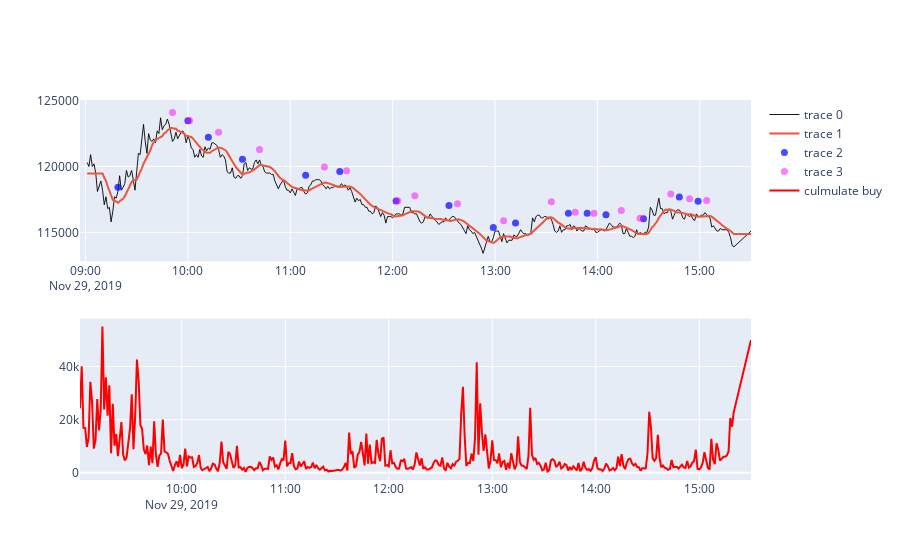

Notebook code cell kept with this figure:
### Code cell
show_graph(*get_indexes('find_peaks'))

### Figure 1 — Plotly figure (JSON) as saved in the notebook; plotly's stock layout.template omitted (floating-point values rounded to 4 significant figures; data arrays with more than 128 entries replaced by an {"elided": "..."} marker saying what was removed)
{"data": [{"line": {"color": "black", "width": 1}, "mode": "lines", "opacity": 0.9, "type": "scatter", "x": {"elided": "381 str values"}, "y": {"elided": "381 int values"}}, {"mode": "lines", "opacity": 1, "type": "scatter", "x": {"elided": "381 str values"}, "y": {"elided": "381 int values"}}, {"marker": {"color": "blue", "size": 7}, "mode": "markers", "opacity": 0.7, "type": "scatter", "x": ["2019-11-29T09:19:00", "2019-11-29T10:00:00", "2019-11-29T10:12:00", "2019-11-29T10:32:00", "2019-11-29T11:09:00", "2019-11-29T11:29:00", "2019-11-29T12:02:00", "2019-11-29T12:33:00", "2019-11-29T12:59:00", "2019-11-29T13:12:00", "2019-11-29T13:43:00", "2019-11-29T13:54:00", "2019-11-29T14:05:00", "2019-11-29T14:27:00", "2019-11-29T14:48:00", "2019-11-29T14:59:00"], "y": [118400.0, 123500.0, 122200.0, 120600.0, 119300.0, 119600.0, 117400.0, 117000.0, 115400.0, 115700.0, 116400.0, 116500.0, 116300.0, 116000.0, 117700.0, 117400.0]}, {"marker": {"color": "magenta", "size": 7}, "mode": "markers", "opacity": 0.5, "type": "scatter", "x": ["2019-11-29T09:51:00", "2019-11-29T10:01:00", "2019-11-29T10:18:00", "2019-11-29T10:42:00", "2019-11-29T11:20:00", "2019-11-29T11:33:00", "2019-11-29T12:03:00", "2019-11-29T12:13:00", "2019-11-29T12:38:00", "2019-11-29T13:05:00", "2019-11-29T13:33:00", "2019-11-29T13:47:00", "2019-11-29T13:58:00", "2019-11-29T14:14:00", "2019-11-29T14:25:00", "2019-11-29T14:43:00", "2019-11-29T14:54:00", "2019-11-29T15:04:00"], "y": [124100.0, 123500.0, 122600.0, 121300.0, 120000.0, 119700.0, 117400.0, 117800.0, 117200.0, 115900.0, 117300.0, 116500.0, 116400.0, 116700.0, 116100.0, 117900.0, 117600.0, 117400.0]}, {"line": {"color": "red"}, "name": "culmulate buy", "type": "scatter", "x": {"elided": "381 str values"}, "xaxis": "x2", "y": {"elided": "381 int values"}, "yaxis": "y2"}], "layout": {"xaxis": {"anchor": "y", "domain": [0, 1]}, "xaxis2": {"anchor": "y2", "domain": [0, 1]}, "yaxis": {"anchor": "x", "domain": [0.575, 1], "tickformat": "d"}, "yaxis2": {"anchor": "x2", "domain": [0, 0.425]}}}
